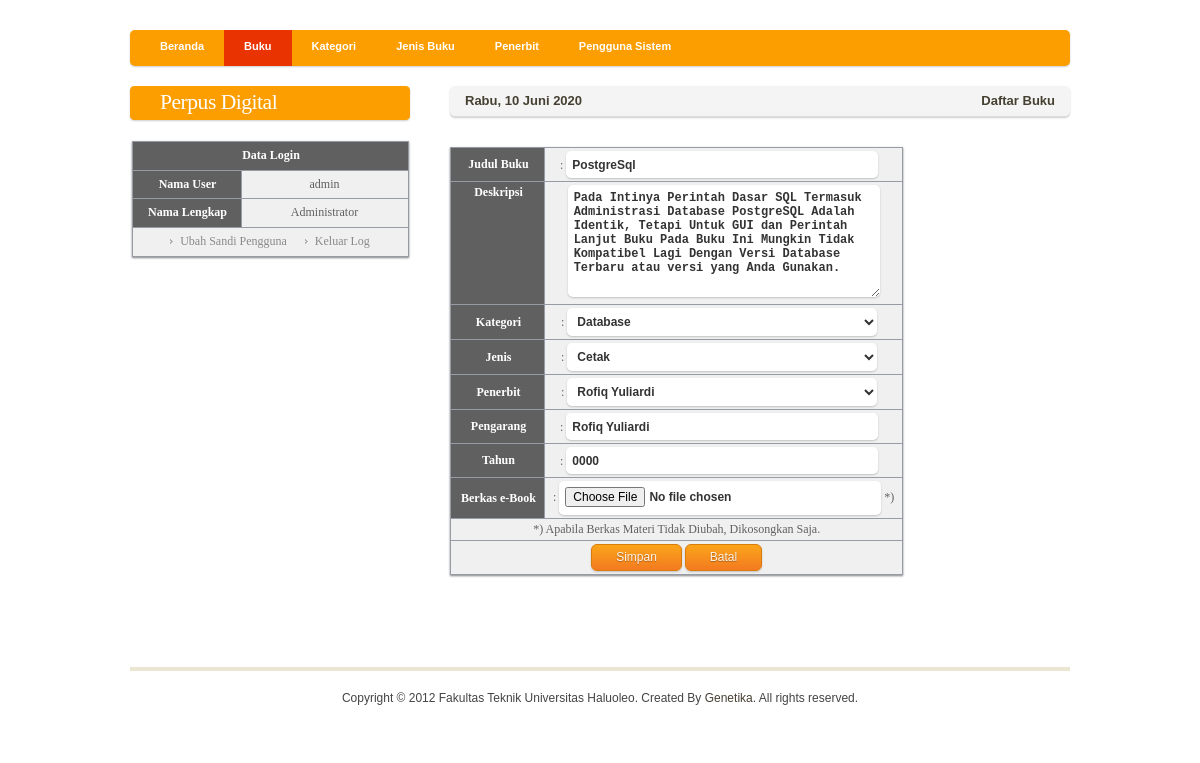
Page /admin/media.php?module=buku&act=edit&id=8 (signed in) on the committed database.
### tables this page shows
CREATE TABLE IF NOT EXISTS `buku` (
  `id_buku` int(11) NOT NULL AUTO_INCREMENT,
  `judul` varchar(255) NOT NULL,
  `id_kategori` int(11) NOT NULL,
  `id_jenis` int(11) NOT NULL,
  `id_penerbit` int(11) NOT NULL,
  `nama_pengarang` varchar(255) NOT NULL,
  `tahun` year(4) NOT NULL,
  `nama_file` varchar(255) NOT NULL,
  `deskripsi` text NOT NULL,
  PRIMARY KEY (`id_buku`)
);

### admin/modul/modBuku/buku.php (the view, shortened to what this page needs)
<?php
if (empty($_SESSION['namauser']) AND empty($_SESSION['passuser'])){
	echo "<script language=Javascript>
				javascript:document.location='login.php';
		</script>";
}
else{
$aksi="modul/modBuku/aksiBuku.php";
switch($_GET['act']){
  case "edit":
    $edit=mysql_query("SELECT * FROM buku WHERE id_buku='$_GET[id]'");
    $r=mysql_fetch_array($edit);
	$id_kategoriR 	= $r['id_kategori'];
	$id_jenisR 		= $r['id_jenis'];
	$id_penerbitR	= $r['id_penerbit'];
	$u=0;
	$select = mysql_query("select * from kategori ORDER BY nama_kategori");
	while($s=mysql_fetch_array($select)) {
		$id_kategoriT[$u] = $s[id_kategori];
		$id_kategoriS .= "<option value='$id_kategoriT[$u]'";
		if($id_kategoriR == $s['id_kategori'])
			$id_kategoriS .="selected";
		$id_kategoriS .= ">$s[nama_kategori]</option>";
		$u++;
	}
	$u=0;
	$select = mysql_query("select * from jenis ORDER BY nama_jenis");
	while($s=mysql_fetch_array($select)) {
		$id_jenisT[$u] = $s[id_jenis];
		$id_jenisS .= "<option value='$id_jenisT[$u]'";
		if($id_jenisR == $s['id_jenis'])
			$id_jenisS .="selected";
		$id_jenisS .= ">$s[nama_jenis]</option>";
		$u++;
	}
	$u=0;
	$select = mysql_query("select * from penerbit ORDER BY nama_penerbit");
	while($s=mysql_fetch_array($select)) {
		$id_penerbitT[$u] = $s[id_penerbit];
		$id_penerbitS .= "<option value='$id_penerbitT[$u]'";
		if($id_penerbitR == $s['id_penerbit'])
			$id_penerbitS .="selected";
		$id_penerbitS .= ">$s[nama_penerbit]</option>";
		$u++;
	}
	echo "<form method=POST action='$aksi?module=buku&act=update' enctype='multipart/form-data' onSubmit=\"return validasiUp(this)\">
          <input type=hidden name=id value='$r[id_buku]'>
          <input type=hidden name=fileLama value='$r[nama_file]'>
		  <table>
          <tr><th>Judul Buku</th>     <td> : <input class='form-input-gray' type=text id=judul name='judul' value='$r[judul]'>&nbsp;&nbsp;&nbsp;</td></tr>
          <tr valign=top><th>Deskripsi</th>     <td valign='top'><textarea style=\"height:100px;\" class='form-input-gray' name='desk'>$r[deskripsi]</textarea></td></tr>
		  <tr><th>Kategori			</th><td> : <select id=kategori name=kategori class='formCmb'>$id_kategoriS</select>&nbsp;&nbsp;&nbsp;</td></tr>
		  <tr><th>Jenis			</th><td> : <select id=jenis name=jenis class='formCmb'>$id_jenisS</select>&nbsp;&nbsp;&nbsp;</td></tr>
		  <tr><th>Penerbit			</th><td> : <select id=penerbit name=penerbit class='formCmb'>$id_penerbitS</select>&nbsp;&nbsp;&nbsp;</td></tr>
		  <tr><th>Pengarang</th>     <td> : <input class='form-input-gray' type=text id=pengarang name='pengarang' value='$r[nama_pengarang]'>&nbsp;&nbsp;&nbsp;</td></tr>
		  <tr><th>Tahun</th>     <td> : <input class='form-input-gray' type=text id=tahun name='tahun' value='$r[tahun]'>&nbsp;&nbsp;&nbsp;</td></tr>
          <tr><th>Berkas e-Book</th> <td> : <input class='formFile' type=file id=fupload name='fupload'> *)</td></tr>
          <tr><td colspan=2>*) Apabila Berkas Materi Tidak Diubah, Dikosongkan Saja.</td></tr>
		  <tr><td colspan=2>
			<input type=submit class='button orange' value=Simpan>
			<input type=button class='button orange' value=Batal onclick=self.history.back()>
		  </td></tr>
          </table></form>";
    break;
}
}
?>

### admin/style.css (style rules this page uses)
body { margin: 0; padding: 0; background: #FFFFFF; font-family: Arial, Helvetica, sans-serif; font-size: 12px; color: #464032; --background: -webkit-gradient(linear, left top, left bottom, from(#ccc),to(#eee)); --background: -moz-linear-gradient(top, #ccc, #eee); --filter: progid:DXImageTransform.Microsoft.gradient(startColorstr='#ccc',endColorstr='#eee'); }

### admin/buttonform.css (style rules this page uses)
.button { display: inline-block; outline: none; cursor: pointer; text-align: center; text-decoration: none; font: 12px/100% Arial, Helvetica, sans-serif; padding: .5em 2em .55em; text-shadow: 0 1px 1px rgba(0,0,0,.3); -webkit-border-radius: .5em; -moz-border-radius: .5em; border-radius: .5em; -webkit-box-shadow: 0 1px 2px rgba(0,0,0,.2); -moz-box-shadow: 0 1px 2px rgba(0,0,0,.2); box-shadow: 0 1px 2px rgba(0,0,0,.2); }
.orange { color: #fef4e9; border: solid 1px #da7c0c; background: #f78d1d; background: -webkit-gradient(linear, left top, left bottom, from(#faa51a),to(#f47a20)); background: -moz-linear-gradient(top, #faa51a, #f47a20); filter: progid:DXImageTransform.Microsoft.gradient(startColorstr='#faa51a',endColorstr='#f47a20'); }
.form-input-gray { background: #fff no-repeat; border: none; color: #333; font-size: 12px; height: 15px; padding: 6px 6px 6px 6px; width: 300px; font-weight: bold; -webkit-border-radius: .4em; -moz-border-radius: .4em; border-radius: .4em; -webkit-box-shadow: 0 1px 2px rgba(0,0,0,.2); -moz-box-shadow: 0 1px 2px rgba(0,0,0,.2); box-shadow: 0 1px 2px rgba(0,0,0,.2); }
.formCmb { background: #fff no-repeat; border: none; color: #333; font-size: 12px; height: 28px; padding: 6px 6px 6px 6px; width: 310px; font-weight: bold; -webkit-border-radius: .4em; -moz-border-radius: .4em; border-radius: .4em; -webkit-box-shadow: 0 1px 2px rgba(0,0,0,.2); -moz-box-shadow: 0 1px 2px rgba(0,0,0,.2); box-shadow: 0 1px 2px rgba(0,0,0,.2); }
.formFile { background: #fff no-repeat; border: none; color: #333; font-size: 12px; height: 22px; padding: 6px 6px 6px 6px; width: 310px; font-weight: bold; -webkit-border-radius: .4em; -moz-border-radius: .4em; border-radius: .4em; -webkit-box-shadow: 0 1px 2px rgba(0,0,0,.2); -moz-box-shadow: 0 1px 2px rgba(0,0,0,.2); box-shadow: 0 1px 2px rgba(0,0,0,.2); }

### admin/greenblack.css (style rules this page uses)
body { color : #606060; font-family : Tahoma; font-size : 13; }
table { border-collapse : collapse; box-shadow: 0 1px 2px rgba(0,0,0,.5); }
th { background-color : #606060; padding-left : 10px; padding-right : 8px; padding-top : 3px; padding-bottom : 3px; border : 1px solid #969BA5; text-align : center; color : #FFFFFF; font-size : 13; }
td { background-color : #F0F0F0; padding-left : 8px; padding-right : 8px; padding-top : 3px; padding-bottom : 3px; border : 1px solid #969BA5; color : #606060; font-size : 13; text-align : center; }

### rows in the picture
buku: judul "PostgreSql", desk "Pada Intinya Perintah Dasar SQL Termasuk Administrasi Database PostgreSQL Adalah Identik, Tetapi Untuk GUI dan Perintah Lanjut Buku Pada Buku Ini Mungkin Tidak Kompatibel Lagi Dengan Versi Database Terbaru atau versi yang Anda Gunakan.", pengarang "Rofiq Yuliardi", tahun "0000"

### other values in the picture
$hari_ini "Rabu"
$tgl "10 Juni 2020"
$_SESSION['namauser'] "admin"
$_SESSION['namalengkap'] "Administrator"
form field kategori "Database"
form field jenis "Cetak"
form field penerbit "Rofiq Yuliardi"
